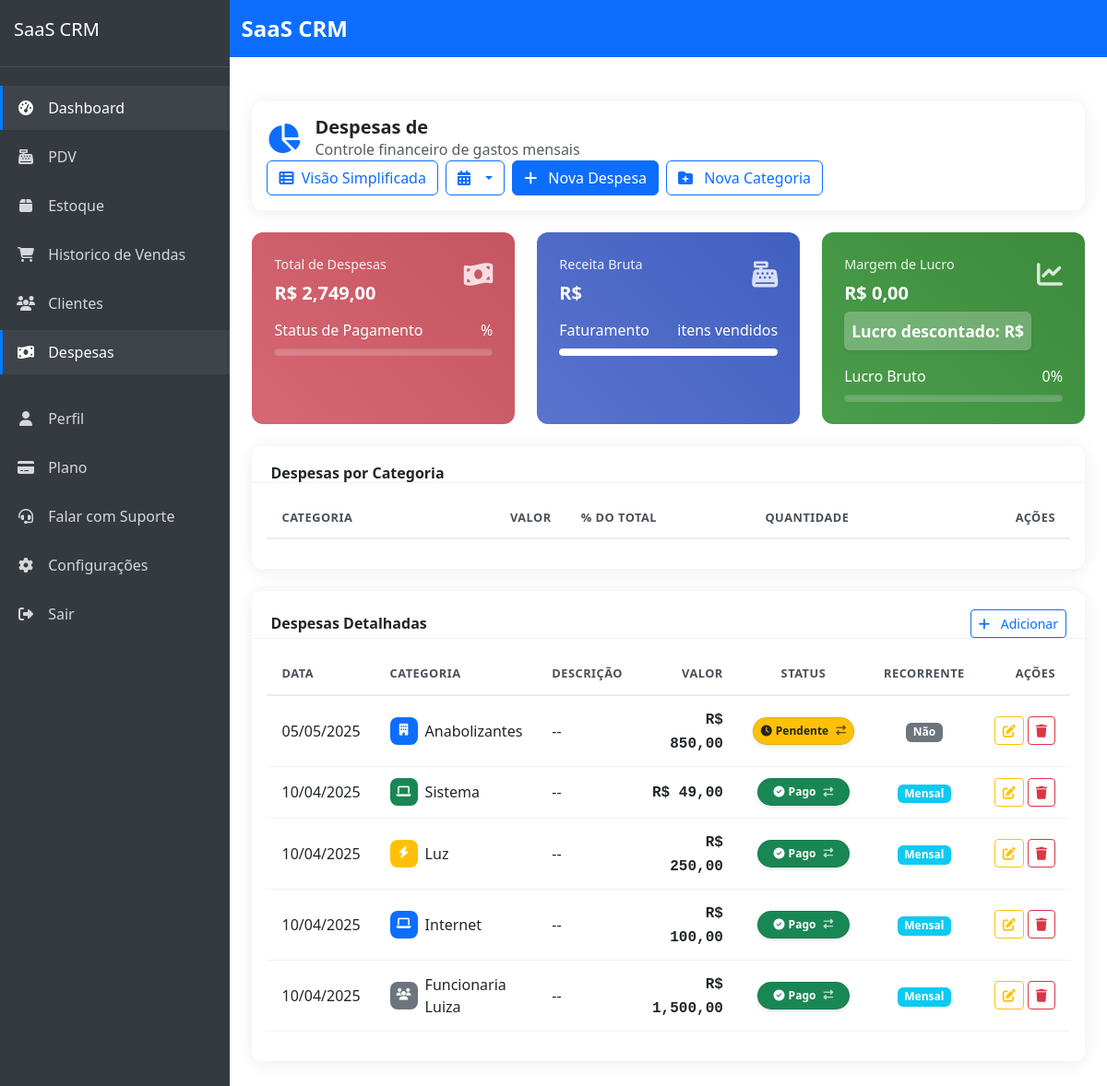
/sistema/dashboard/despesas/completa/ (signed in), run on the app's committed database.
### dashboard/models.py (models this page shows, shortened)
class Expense(models.Model):
    category = models.ForeignKey(ExpenseCategory, on_delete=models.CASCADE, related_name="expenses")
    amount = models.DecimalField(max_digits=10, decimal_places=2)
    description = models.TextField(blank=True)
    date = models.DateField(default=timezone.now)
    is_recurring = models.BooleanField(default=False)
    recurrence_period = models.CharField(max_length=20, blank=True, choices=[
        ('monthly', 'Mensal'),
        ('quarterly', 'Trimestral'),
        ('yearly', 'Anual')
    ])
    is_paid = models.BooleanField(default=False, verbose_name="Pago")
    company = models.ForeignKey("core.Company", on_delete=models.CASCADE)
    created_at = models.DateTimeField(auto_now_add=True)
    updated_at = models.DateTimeField(auto_now=True)
    class Meta:
        verbose_name = "Despesa"
        verbose_name_plural = "Despesas"
        ordering = ['-date']

class ExpenseCategory(models.Model):
    name = models.CharField(max_length=100)
    icon = models.CharField(max_length=50, default="fa-building")
    color = models.CharField(max_length=20, default="primary")
    company = models.ForeignKey("core.Company", on_delete=models.CASCADE)
    created_at = models.DateTimeField(auto_now_add=True)
    class Meta:
        verbose_name = "Categoria de Despesa"
        verbose_name_plural = "Categorias de Despesas"
        ordering = ['name']

### dashboard/views.py (the view)
# urls.py: path('despesas/completa/', views.expenses_dashboard, name='expenses_dashboard'),
@login_required
def expenses_dashboard(request):
    period = request.GET.get('period', '30')
    try:
        days = int(period)
    except ValueError:
        days = 30
    end_date = timezone.now().date()
    start_date = end_date - timedelta(days=days-1)
    expenses = Expense.objects.filter(
        company=request.user.company,
        date__gte=start_date,
        date__lte=end_date
    )
    total_expenses = float(expenses.aggregate(total=Sum('amount'))['total'] or 0)
    paid_expenses = float(expenses.filter(is_paid=True).aggregate(total=Sum('amount'))['total'] or 0)
    unpaid_expenses = float(expenses.filter(is_paid=False).aggregate(total=Sum('amount'))['total'] or 0)
    expenses_by_category = expenses.values(
        'category__name'
    ).annotate(
        total=Sum('amount')
    ).order_by('-total')
    for item in expenses_by_category:
        item['percentage'] = (float(item['total']) / total_expenses * 100) if total_expenses > 0 else 0
    expense_chart_data = []
    for i in range(days):
        date = start_date + timedelta(days=i)
        day_expenses = expenses.filter(date=date)
        day_total = float(day_expenses.aggregate(total=Sum('amount'))['total'] or 0)
        expense_chart_data.append({
            'date': date.strftime('%d/%m'),
            'total': day_total
        })
    categories = ExpenseCategory.objects.filter(company=request.user.company)
    context = {
        'period': period,
        'total_expenses': total_expenses,
        'paid_expenses': paid_expenses,
        'unpaid_expenses': unpaid_expenses,
        'expenses_by_category': expenses_by_category,
        'expense_chart_data': json.dumps(expense_chart_data),
        'categories': categories,
        'expenses': expenses.order_by('-date')[:20],  # Últimas 20 despesas
    }
    return render(request, 'dashboard/expenses_dashboard.html', context)

### templates/dashboard/expenses_dashboard.html (shortened to what this page needs)
{% extends 'core/base.html' %}
{% load humanize %}
{% load dashboard_extras %}
{% block content %}
<div class="container-fluid py-3 py-md-4">
    <div class="row mb-3 mb-md-4">
        <div class="col-12">
            <div class="card">
                <div class="card-body">
                    <div class="d-flex justify-content-between align-items-center flex-wrap">
                        <div class="d-flex align-items-center mb-3 mb-md-0">
                            <i class="fas fa-chart-pie text-primary me-2 me-md-3" style="font-size: 1.5rem; font-size: min(2rem, 8vw);"></i>
                            <div>
                                <h5 class="mb-0 fw-bold">Despesas de {{ month_year }}</h5>
                                <p class="text-muted mb-0">Controle financeiro de gastos mensais</p>
                            </div>
                        </div>
                        <div class="d-flex flex-wrap gap-2">
                            <a href="{% url 'dashboard:expenses_dashboard_simple' %}" class="btn btn-outline-primary">
                                <i class="fas fa-table-list me-1"></i> Visão Simplificada
                            </a>
                            <div class="dropdown">
                                <button class="btn btn-outline-primary dropdown-toggle" type="button" id="monthSelector" data-bs-toggle="dropdown" aria-expanded="false">
                                    <i class="fas fa-calendar-alt me-2"></i> {{ month_year }}
                                </button>
                            </div>
                            <button type="button" class="btn btn-primary" data-bs-toggle="modal" data-bs-target="#addExpenseModal">
                                <i class="fas fa-plus me-2"></i> Nova Despesa
                            </button>
                            <button type="button" class="btn btn-outline-primary" data-bs-toggle="modal" data-bs-target="#addCategoryModal">
                                <i class="fas fa-folder-plus me-md-2 d-none d-md-inline"></i> Nova Categoria
                            </button>
                        </div>
                    </div>
                </div>
            </div>
        </div>
    </div>
    <div class="row mb-3 mb-md-4">
        <div class="col-lg-4 col-md-6 mb-3 mb-lg-0">
            <div class="summary-card danger">
                <div class="d-flex justify-content-between">
                    <div>
                        <p class="mb-2">Total de Despesas</p>
                        <h3 class="mb-0">R$ {{ total_expenses|floatformat:2|intcomma }}</h3>
                    </div>
                    <div class="summary-icon">
                        <i class="fas fa-money-bill-wave"></i>
                    </div>
                </div>
                <div class="mt-3">
                    <div class="d-flex justify-content-between align-items-center">
                        <span>Status de Pagamento</span>
                        <span>{{ payment_percentage|floatformat:0 }}%</span>
                    </div>
                    <div class="progress mt-2" style="height: 8px;">
                    </div>
                </div>
            </div>
        </div>
        <div class="col-lg-4 col-md-6 mb-3 mb-lg-0">
            <div class="summary-card primary">
                <div class="d-flex justify-content-between">
                    <div>
                        <p class="mb-2">Receita Bruta</p>
                        <h3 class="mb-0">R$ {{ total_revenue|floatformat:2|intcomma }}</h3>
                    </div>
                    <div class="summary-icon">
                        <i class="fas fa-cash-register"></i>
                    </div>
                </div>
                <div class="mt-3">
                    <div class="d-flex justify-content-between align-items-center">
                        <span>Faturamento</span>
                        <span>{{ items_count }} itens vendidos</span>
                    </div>
                    <div class="progress mt-2" style="height: 8px;">
                        <div class="progress-bar bg-white" role="progressbar" style="width: 100%; opacity: 1;" aria-valuenow="100" aria-valuemin="0" aria-valuemax="100"></div>
                    </div>
                </div>
            </div>
        </div>
        <div class="col-lg-4 col-md-6 mb-3 mb-lg-0">
            <div class="summary-card success">
                <div class="d-flex justify-content-between">
                    <div>
                        <p class="mb-2">Margem de Lucro</p>
                        <h3 class="mb-0">R$ <span id="profit-value">{{ products_profit|default:0|floatformat:2|intcomma }}</span></h3>
                        <div class="mt-2 p-2 bg-white bg-opacity-25 rounded shadow-sm">
                            <strong class="text-white" style="font-size: 1.1rem;">Lucro descontado: R$ </strong>
                        </div>
                    </div>
                    <div class="summary-icon">
                        <i class="fas fa-chart-line"></i>
                    </div>
                </div>
                <div class="mt-3">
                    <div class="d-flex justify-content-between align-items-center">
                        <span>Lucro Bruto</span>
                        <span>{{ products_profit_percentage|default:0|floatformat:0 }}%</span>
                    </div>
                    <div class="progress mt-2" style="height: 8px;">
                    </div>
                </div>
            </div>
        </div>
    </div>
    <div class="row mb-4">
        <div class="col-12">
            <div class="card">
                <div class="card-header pb-0 d-flex justify-content-between align-items-center">
                    <h6 class="mb-0 fw-bold">Despesas por Categoria</h6>
                </div>
                <div class="card-body">
                    <div class="table-responsive">
                        <table class="table align-items-center">
                            <thead>
                                <tr>
                                    <th>Categoria</th>
                                    <th class="text-end">Valor</th>
                                    <th>% do Total</th>
                                    <th>Quantidade</th>
                                    <th class="text-end">Ações</th>
                                </tr>
                            </thead>
                        </table>
                    </div>
                </div>
            </div>
        </div>
    </div>
    <div class="row mt-4">
        <div class="col-12">
            <div class="card">
                <div class="card-header pb-0 d-flex justify-content-between align-items-center">
                    <h6 class="mb-0 fw-bold">Despesas Detalhadas</h6>
                    <button class="btn btn-sm btn-outline-primary" data-bs-toggle="modal" data-bs-target="#addExpenseModal">
                        <i class="fas fa-plus me-2"></i> Adicionar
                    </button>
                </div>
                <div class="card-body">
                    {% if expenses %}
                        <div class="table-responsive">
                            <table class="table align-items-center table-hover">
                                <thead>
                                    <tr>
                                        <th>Data</th>
                                        <th>Categoria</th>
                                        <th>Descrição</th>
                                        <th class="text-end">Valor</th>
                                        <th class="text-center">Status</th>
                                        <th class="text-center">Recorrente</th>
                                        <th class="text-end">Ações</th>
                                    </tr>
                                </thead>
                                <tbody>
                                    {% for expense in expenses %}
                                    <tr>
                                        <td>{{ expense.date|date:"d/m/Y" }}</td>
                                        <td>
                                            <div class="d-flex align-items-center">
                                                <div class="icon-box me-2 bg-{{ expense.category.color }} text-white" style="width: 30px; height: 30px; border-radius: 8px; font-size: 0.8rem;">
                                                    <i class="fas {{ expense.category.icon }}"></i>
                                                </div>
                                                <span>{{ expense.category.name }}</span>
                                            </div>
                                        </td>
                                        <td>{{ expense.description|default:"--" }}</td>
                                        <td class="text-end">
                                            <span class="money fw-semibold">R$ {{ expense.amount|floatformat:2|intcomma }}</span>
                                        </td>
                                        <td class="text-center">
                                            {% if expense.is_paid %}
                                            <span class="payment-toggle" onclick="togglePaymentStatus({{ expense.id }}, this)" data-is-paid="true">
                                                <span class="badge rounded-pill bg-success d-flex align-items-center justify-content-center">
                                                    <i class="fas fa-check-circle me-1"></i> Pago
                                                    <i class="fas fa-exchange-alt ms-2"></i>
                                                </span>
                                            </span>
                                            {% else %}
                                            <span class="payment-toggle" onclick="togglePaymentStatus({{ expense.id }}, this)" data-is-paid="false">
                                                <span class="badge rounded-pill bg-warning text-dark d-flex align-items-center justify-content-center">
                                                    <i class="fas fa-clock me-1"></i> Pendente
                                                    <i class="fas fa-exchange-alt ms-2"></i>
                                                </span>
                                            </span>
                                            {% endif %}
                                        </td>
                                        <td class="text-center">
                                            {% if expense.is_recurring %}
                                                <span class="badge bg-info">{{ expense.get_recurrence_period_display }}</span>
                                            {% else %}
                                                <span class="badge bg-secondary">Não</span>
                                            {% endif %}
                                        </td>
                                        <td class="text-end">
                                            <div class="d-flex justify-content-end gap-1">
                                                <button class="btn btn-sm btn-outline-warning" onclick="editExpense('{{ expense.id }}')" title="Editar despesa">
                                                    <i class="fas fa-edit"></i>
                                                </button>
                                                <button class="btn btn-sm btn-outline-danger btn-delete-expense" data-expense-id="{{ expense.id }}" title="Excluir despesa">
                                                    <i class="fas fa-trash"></i>
                                                </button>
                                            </div>
                                        </td>
                                    </tr>
                                    {% endfor %}
                                </tbody>
                            </table>
                        </div>
                    {% endif %}
                </div>
            </div>
        </div>
    </div>
</div>
{% endblock %}

### data on the page
Expense: date "05/05/2025", category.name "Anabolizantes", description "--", amount "850,00", is_recurring "Não"
Expense: date "10/04/2025", category.name "Sistema", description "--", amount "49,00", recurrence_period "Mensal"
Expense: date "10/04/2025", category.name "Luz", description "--", amount "250,00", recurrence_period "Mensal"
Expense: date "10/04/2025", category.name "Internet", description "--", amount "100,00", recurrence_period "Mensal"
Expense: date "10/04/2025", category.name "Funcionaria Luiza", description "--", amount "1,500,00", recurrence_period "Mensal"

### other printed values
{{ total_expenses|floatformat:2|intcomma }} "2,749,00"
{{ products_profit|default:0|floatformat:2|intcomma }} "0,00"
{{ products_profit_percentage|default:0|floatformat:0 }} "0"
